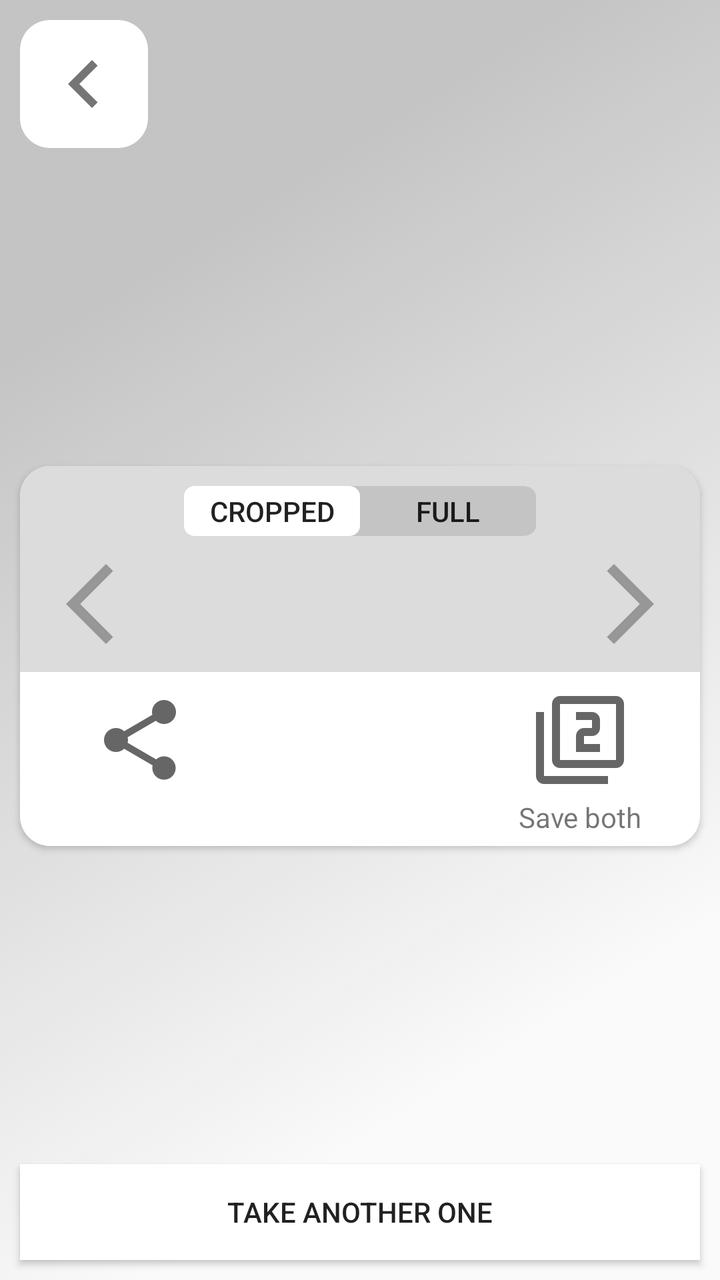
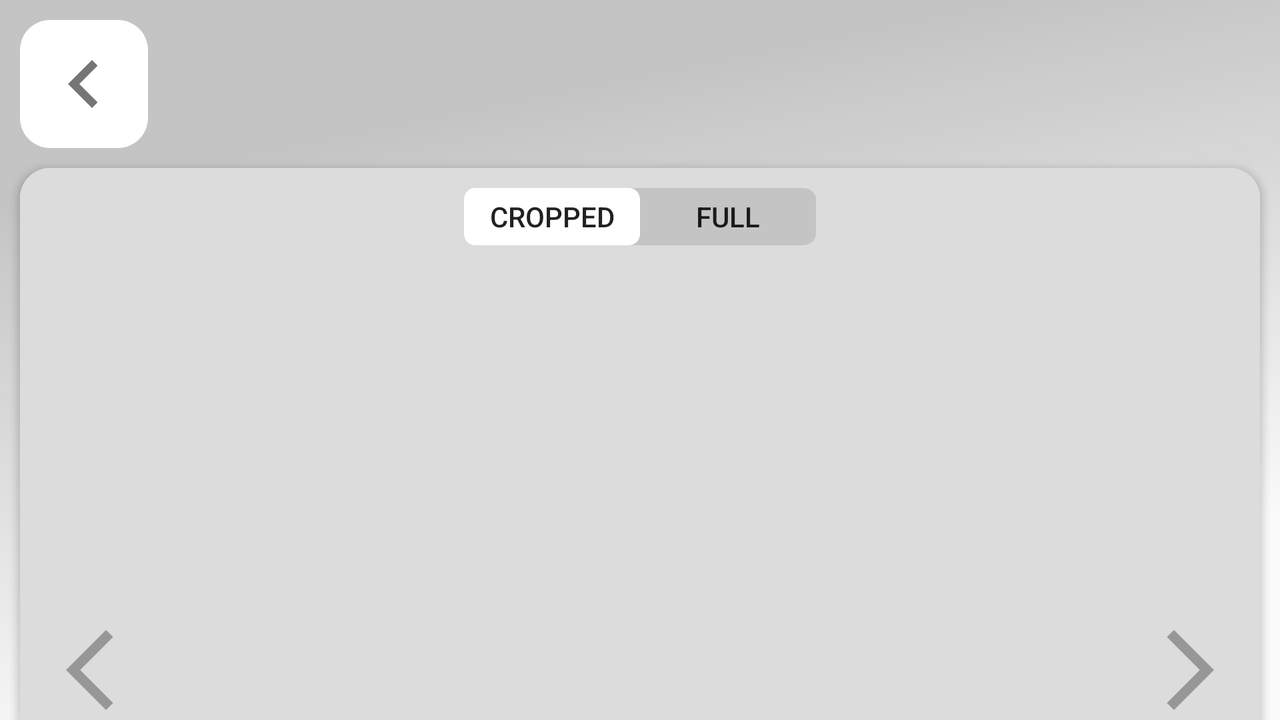

The same Android screen from two of the app's own layout files: first res/layout/ as a phone draws it, then the repository's variant for another configuration, drawn on a device whose configuration selects that folder. Both files follow.
<!-- AndroidManifest.xml: application theme Theme.AppCompat.Light.NoActionBar -->
<!-- res/layout/activity_results.xml -->
<?xml version="1.0" encoding="utf-8"?>
<androidx.constraintlayout.widget.ConstraintLayout xmlns:android="http://schemas.android.com/apk/res/android"
    xmlns:app="http://schemas.android.com/apk/res-auto"
    xmlns:tools="http://schemas.android.com/tools"
    android:layout_width="match_parent"
    android:layout_height="match_parent"
    android:background="@drawable/results_activity_background"
    tools:context=".views.activities.ResultsActivity">

    <androidx.appcompat.widget.AppCompatImageButton
        android:id="@+id/ra_backButton"
        android:layout_width="64dp"
        android:layout_height="64dp"
        android:layout_margin="10dp"
        android:background="@drawable/back_button_round_background"
        android:src="@drawable/ic_baseline_keyboard_arrow_left_48"
        app:layout_constraintStart_toStartOf="parent"
        app:layout_constraintTop_toTopOf="parent" />

    <androidx.cardview.widget.CardView
        android:id="@+id/ra_cardView"
        android:layout_width="match_parent"
        android:layout_height="wrap_content"
        android:layout_margin="10dp"
        android:padding="5dp"
        app:cardCornerRadius="15dp"
        app:layout_constraintEnd_toEndOf="parent"
        app:layout_constraintStart_toStartOf="parent"
        app:layout_constraintBottom_toTopOf="@+id/ra_retakeImageButton"
        app:layout_constraintTop_toBottomOf="@+id/ra_backButton">

        <LinearLayout
            android:layout_width="match_parent"
            android:layout_height="match_parent"
            android:background="#DCDCDC"
            android:gravity="center"
            android:orientation="vertical">

            <LinearLayout
                android:layout_width="wrap_content"
                android:layout_height="25dp"
                android:layout_marginTop="10dp"
                android:background="@drawable/pill_navigation_background"
                android:orientation="horizontal">

                <androidx.appcompat.widget.AppCompatButton
                    android:id="@+id/ra_pillNavigation_button1"
                    android:layout_width="wrap_content"
                    android:layout_height="match_parent"
                    android:background="@drawable/pill_navigation_selected_item"
                    android:text="@string/result_activity_pill_navigation_cropped_en" />

                <androidx.appcompat.widget.AppCompatButton
                    android:id="@+id/ra_pillNavigation_button2"
                    android:layout_width="wrap_content"
                    android:layout_height="match_parent"
                    android:background="@color/invisible"
                    android:text="@string/result_activity_pill_navigation_full_en" />
            </LinearLayout>

            <FrameLayout
                android:layout_width="match_parent"
                android:layout_height="0dp"
                android:layout_margin="10dp"
                android:layout_weight="14"
                android:clipToPadding="false">

                <androidx.appcompat.widget.AppCompatImageButton
                    android:id="@+id/ra_imagePreview_previousButton"
                    android:layout_width="50dp"
                    android:layout_height="match_parent"
                    android:layout_gravity="start|center"
                    android:background="#00000000"
                    android:elevation="16dp"
                    android:src="@drawable/ic_baseline_arrow_back_ios_new_48" />

                <androidx.appcompat.widget.AppCompatImageButton
                    android:id="@+id/ra_imagePreview_nextButton"
                    android:layout_width="50dp"
                    android:layout_height="match_parent"
                    android:layout_gravity="end|center"
                    android:background="#00000000"
                    android:elevation="16dp"
                    android:src="@drawable/ic_baseline_arrow_forward_ios_48" />

                <ImageView
                    android:id="@+id/ra_imagePreview_imageView"
                    android:layout_width="wrap_content"
                    android:layout_height="wrap_content"
                    android:layout_gravity="center|center_horizontal"
                    android:adjustViewBounds="true"
                    android:background="@color/white"
                    android:contentDescription="@string/result_image_content_description_en"
                    android:elevation="15dp"
                    android:outlineProvider="bounds"
                    android:outlineSpotShadowColor="@color/black"
                    android:scaleType="fitXY"
                    tools:targetApi="p" />

            </FrameLayout>

            <LinearLayout
                android:layout_width="match_parent"
                android:layout_height="wrap_content"
                android:background="@color/white"
                android:baselineAligned="false"
                android:orientation="horizontal"
                android:padding="5dp">

                <LinearLayout
                    android:layout_width="0dp"
                    android:layout_height="match_parent"
                    android:layout_weight="1"
                    android:orientation="vertical"
                    tools:ignore="NestedWeights">

                    <androidx.appcompat.widget.AppCompatImageButton
                        android:id="@+id/ra_shareButton"
                        android:layout_width="match_parent"
                        android:layout_height="wrap_content"
                        android:layout_margin="5dp"
                        android:background="@color/white"
                        android:src="@drawable/ic_baseline_share_48" />

                    <TextView
                        android:id="@+id/ra_shareButtonText"
                        android:layout_width="match_parent"
                        android:layout_height="wrap_content"
                        android:gravity="center" />
                </LinearLayout>

                <LinearLayout
                    android:layout_width="0dp"
                    android:layout_height="match_parent"
                    android:layout_weight="1"
                    android:orientation="vertical">

                    <androidx.appcompat.widget.AppCompatImageButton
                        android:id="@+id/ra_saveOneButton"
                        android:layout_width="match_parent"
                        android:layout_height="wrap_content"
                        android:layout_margin="5dp"
                        android:background="@color/white"
                        android:src="@drawable/ic_baseline_image_48" />

                    <TextView
                        android:id="@+id/ra_saveOneButtonText"
                        android:layout_width="match_parent"
                        android:layout_height="wrap_content"
                        android:gravity="center" />
                </LinearLayout>

                <LinearLayout
                    android:layout_width="0dp"
                    android:layout_height="match_parent"
                    android:layout_weight="1"
                    android:orientation="vertical">

                    <androidx.appcompat.widget.AppCompatImageButton
                        android:id="@+id/ra_saveBothButton"
                        android:layout_width="match_parent"
                        android:layout_height="wrap_content"
                        android:layout_margin="5dp"
                        android:background="@color/white"
                        android:src="@drawable/ic_baseline_filter_2_48" />

                    <TextView
                        android:layout_width="match_parent"
                        android:layout_height="wrap_content"
                        android:gravity="center"
                        android:text="@string/result_activity_saveBothButtonText_en" />
                </LinearLayout>
            </LinearLayout>
        </LinearLayout>
    </androidx.cardview.widget.CardView>

    <androidx.appcompat.widget.AppCompatButton
        android:id="@+id/ra_retakeImageButton"
        android:layout_width="match_parent"
        android:layout_height="wrap_content"
        android:layout_margin="10dp"
        android:background="@color/white"
        android:text="@string/result_activity_retake_button_en"
        app:layout_constraintBottom_toBottomOf="parent"
        app:layout_constraintEnd_toEndOf="parent"
        app:layout_constraintStart_toStartOf="parent" />
</androidx.constraintlayout.widget.ConstraintLayout>
<!-- resources referenced by this layout -->
<resources>
  <color name="black">#FF000000</color>
  <color name="invisible">#00000000</color>
  <color name="white">#FFFFFFFF</color>
  <!-- drawable ic_baseline_arrow_back_ios_new_48 (drawable) -->
  <vector android:height="48dp" android:tint="@color/arrow_grey"
      android:viewportHeight="24" android:viewportWidth="24"
      android:width="48dp" xmlns:android="http://schemas.android.com/apk/res/android">
      <path android:fillColor="@android:color/white" android:pathData="M17.77,3.77l-1.77,-1.77l-10,10l10,10l1.77,-1.77l-8.23,-8.23z"/>
  </vector>
  <!-- drawable ic_baseline_arrow_forward_ios_48 (drawable) -->
  <vector android:autoMirrored="true" android:height="48dp"
      android:tint="@color/arrow_grey" android:viewportHeight="24"
      android:viewportWidth="24" android:width="48dp" xmlns:android="http://schemas.android.com/apk/res/android">
      <path android:fillColor="@android:color/white" android:pathData="M6.23,20.23l1.77,1.77l10,-10l-10,-10l-1.77,1.77l8.23,8.23z"/>
  </vector>
  <!-- drawable ic_baseline_filter_2_48 (drawable) -->
  <vector android:height="48dp" android:tint="?attr/colorControlNormal"
      android:viewportHeight="24" android:viewportWidth="24"
      android:width="48dp" xmlns:android="http://schemas.android.com/apk/res/android">
      <path android:fillColor="@android:color/white" android:pathData="M3,5L1,5v16c0,1.1 0.9,2 2,2h16v-2L3,21L3,5zM21,1L7,1c-1.1,0 -2,0.9 -2,2v14c0,1.1 0.9,2 2,2h14c1.1,0 2,-0.9 2,-2L23,3c0,-1.1 -0.9,-2 -2,-2zM21,17L7,17L7,3h14v14zM17,13h-4v-2h2c1.1,0 2,-0.89 2,-2L17,7c0,-1.11 -0.9,-2 -2,-2h-4v2h4v2h-2c-1.1,0 -2,0.89 -2,2v4h6v-2z"/>
  </vector>
  <!-- drawable ic_baseline_keyboard_arrow_left_48 (drawable) -->
  <vector android:height="48dp" android:tint="#757575"
      android:viewportHeight="24" android:viewportWidth="24"
      android:width="48dp" xmlns:android="http://schemas.android.com/apk/res/android">
      <path android:fillColor="@android:color/white" android:pathData="M15.41,16.59L10.83,12l4.58,-4.59L14,6l-6,6 6,6 1.41,-1.41z"/>
  </vector>
  <!-- drawable pill_navigation_background (drawable) -->
  <?xml version="1.0" encoding="utf-8"?>
  <vector
  xmlns:android="http://schemas.android.com/apk/res/android"
  android:width="135dp"
  android:height="25dp"
  android:viewportWidth="135"
  android:viewportHeight="25"
      >
  
  <group>
  
      <clip-path
          android:pathData="M5 0H130C132.761 0 135 2.23858 135 5V20C135 22.7614 132.761 25 130 25H5C2.23858 25 0 22.7614 0 20V5C0 2.23858 2.23858 0 5 0Z"
          />
  
      <path
          android:pathData="M0 0V25H135V0"
          android:fillColor="#C4C4C4"
          />
  
  </group>
  
  </vector>
  <!-- drawable pill_navigation_selected_item (drawable) -->
  <?xml version="1.0" encoding="utf-8"?>
  <vector xmlns:android="http://schemas.android.com/apk/res/android"
      android:width="81dp"
      android:height="25dp"
      android:viewportWidth="81"
      android:viewportHeight="25">
  
      <group>
  
          <clip-path
              android:pathData="M5 0H76C78.7614 0 81 2.23858 81 5V20C81 22.7614 78.7614 25 76 25H5C2.23858 25 0 22.7614 0 20V5C0 2.23858 2.23858 0 5 0Z"
              />
  
          <path
              android:pathData="M0 0V25H81V0"
              android:fillColor="#FFFFFF"
              />
  
      </group>
  
  </vector>
  <string name="result_activity_pill_navigation_cropped_en">Cropped</string>
  <string name="result_activity_pill_navigation_full_en">Full</string>
  <string name="result_activity_retake_button_en">Take another one</string>
  <string name="result_activity_saveBothButtonText_en">Save both</string>
  <string name="result_image_content_description_en">Matched screenshot</string>
  <color name="arrow_grey">#50000000</color>
</resources>
<!-- res/layout-w600dp/activity_results.xml (the repository's variant of the layout above) -->
<!-- drawn on the phone turned sideways -->
<?xml version="1.0" encoding="utf-8"?>
<androidx.constraintlayout.widget.ConstraintLayout xmlns:android="http://schemas.android.com/apk/res/android"
    xmlns:app="http://schemas.android.com/apk/res-auto"
    xmlns:tools="http://schemas.android.com/tools"
    android:layout_width="match_parent"
    android:layout_height="match_parent"
    android:background="@drawable/results_activity_background"
    tools:context=".views.activities.ResultsActivity">

    <androidx.appcompat.widget.AppCompatImageButton
        android:id="@+id/ra_backButton"
        android:layout_width="64dp"
        android:layout_height="64dp"
        android:layout_margin="10dp"
        android:background="@drawable/back_button_round_background"
        android:src="@drawable/ic_baseline_keyboard_arrow_left_48"
        app:layout_constraintStart_toStartOf="parent"
        app:layout_constraintTop_toTopOf="parent"/>

    <androidx.cardview.widget.CardView
        android:id="@+id/ra_cardView"
        android:layout_width="match_parent"
        android:layout_height="550dp"
        android:layout_margin="10dp"
        android:padding="5dp"
        app:cardCornerRadius="15dp"
        app:layout_constraintEnd_toEndOf="parent"
        app:layout_constraintStart_toStartOf="parent"
        app:layout_constraintTop_toBottomOf="@+id/ra_backButton">

        <LinearLayout
            android:layout_width="match_parent"
            android:layout_height="match_parent"
            android:background="#DCDCDC"
            android:gravity="center"
            android:orientation="vertical">

            <LinearLayout
                android:layout_width="wrap_content"
                android:layout_height="0dp"
                android:layout_marginTop="10dp"
                android:layout_weight="1"
                android:background="@drawable/pill_navigation_background"
                android:orientation="horizontal">

                <androidx.appcompat.widget.AppCompatButton
                    android:id="@+id/ra_pillNavigation_button1"
                    android:layout_width="wrap_content"
                    android:layout_height="match_parent"
                    android:background="@drawable/pill_navigation_selected_item"
                    android:text="@string/result_activity_pill_navigation_cropped_en"/>

                <androidx.appcompat.widget.AppCompatButton
                    android:id="@+id/ra_pillNavigation_button2"
                    android:layout_width="wrap_content"
                    android:layout_height="match_parent"
                    android:background="@color/invisible"
                    android:text="@string/result_activity_pill_navigation_full_en"/>
            </LinearLayout>

            <FrameLayout
                android:layout_width="match_parent"
                android:layout_height="0dp"
                android:layout_margin="10dp"
                android:layout_weight="14"
                android:clipToPadding="false">

                <androidx.appcompat.widget.AppCompatImageButton
                    android:id="@+id/ra_imagePreview_previousButton"
                    android:layout_width="50dp"
                    android:layout_height="match_parent"
                    android:layout_gravity="start|center"
                    android:background="#00000000"
                    android:src="@drawable/ic_baseline_arrow_back_ios_new_48"
                    android:elevation="16dp"/>

                <androidx.appcompat.widget.AppCompatImageButton
                    android:id="@+id/ra_imagePreview_nextButton"
                    android:layout_width="50dp"
                    android:layout_height="match_parent"
                    android:layout_gravity="end|center"
                    android:background="#00000000"
                    android:src="@drawable/ic_baseline_arrow_forward_ios_48"
                    android:elevation="16dp"/>

                <ImageView
                    android:id="@+id/ra_imagePreview_imageView"
                    android:contentDescription="@string/result_image_content_description_en"
                    android:layout_width="wrap_content"
                    android:layout_height="wrap_content"
                    android:layout_gravity="center|center_horizontal"
                    android:adjustViewBounds="true"
                    android:background="@color/white"
                    android:elevation="15dp"
                    android:outlineProvider="bounds"
                    android:outlineSpotShadowColor="@color/black"
                    android:scaleType="fitXY"/>

            </FrameLayout>

            <LinearLayout
                android:layout_width="match_parent"
                android:layout_height="0dp"
                android:layout_weight="3"
                android:background="@color/white"
                android:orientation="horizontal"
                android:padding="5dp"
                android:baselineAligned="false">

                <LinearLayout
                    android:layout_width="0dp"
                    android:layout_height="match_parent"
                    android:layout_weight="1"
                    android:orientation="vertical">

                    <androidx.appcompat.widget.AppCompatImageButton
                        android:id="@+id/ra_shareButton"
                        android:layout_width="match_parent"
                        android:layout_height="wrap_content"
                        android:layout_margin="5dp"
                        android:background="@color/white"
                        android:src="@drawable/ic_baseline_share_48"/>

                    <TextView
                        android:id="@+id/ra_shareButtonText"
                        android:layout_width="match_parent"
                        android:layout_height="wrap_content"
                        android:gravity="center" />
                </LinearLayout>

                <LinearLayout
                    android:layout_width="0dp"
                    android:layout_height="match_parent"
                    android:layout_weight="1"
                    android:orientation="vertical">

                    <androidx.appcompat.widget.AppCompatImageButton
                        android:id="@+id/ra_saveOneButton"
                        android:layout_width="match_parent"
                        android:layout_height="wrap_content"
                        android:layout_margin="5dp"
                        android:background="@color/white"
                        android:src="@drawable/ic_baseline_image_48"/>

                    <TextView
                        android:id="@+id/ra_saveOneButtonText"
                        android:layout_width="match_parent"
                        android:layout_height="wrap_content"
                        android:gravity="center" />
                </LinearLayout>

                <LinearLayout
                    android:layout_width="0dp"
                    android:layout_height="match_parent"
                    android:layout_weight="1"
                    android:orientation="vertical">

                    <androidx.appcompat.widget.AppCompatImageButton
                        android:id="@+id/ra_saveBothButton"
                        android:layout_width="match_parent"
                        android:layout_height="wrap_content"
                        android:layout_margin="5dp"
                        android:background="@color/white"
                        android:src="@drawable/ic_baseline_filter_2_48"/>

                    <TextView
                        android:layout_width="match_parent"
                        android:layout_height="wrap_content"
                        android:gravity="center"
                        android:text="@string/result_activity_saveBothButtonText_en"/>
                </LinearLayout>
            </LinearLayout>
        </LinearLayout>
    </androidx.cardview.widget.CardView>

    <androidx.appcompat.widget.AppCompatButton
        android:id="@+id/ra_retakeImageButton"
        android:layout_width="match_parent"
        android:layout_height="wrap_content"
        android:layout_margin="10dp"
        android:background="@color/white"
        android:text="@string/result_activity_retake_button_en"
        app:layout_constraintBottom_toBottomOf="parent"
        app:layout_constraintEnd_toEndOf="parent"
        app:layout_constraintStart_toStartOf="parent"
        app:layout_constraintTop_toBottomOf="@+id/ra_cardView"/>
</androidx.constraintlayout.widget.ConstraintLayout>
